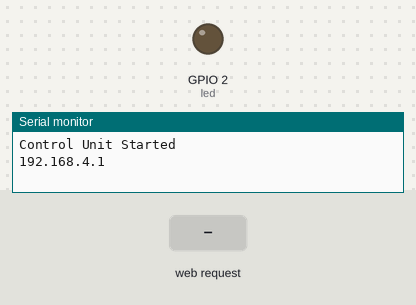
The sketch below on a simulated ESP8266 (NodeMCU). On the bench: output pins drawn as LEDs (lit = HIGH), the last lines printed to the serial monitor. The inputs (shaded band) are chosen by the test bench.

Above: at 1.2 s.
1.3 s: HTTP request GET /ledoff received
At 2.5 s:
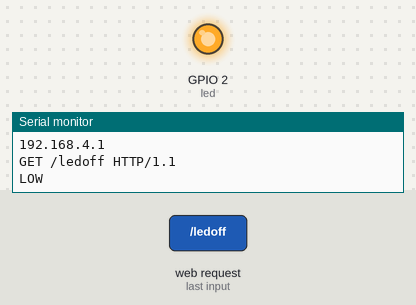
2.8 s: HTTP request GET /ledon received
At 3.7 s:
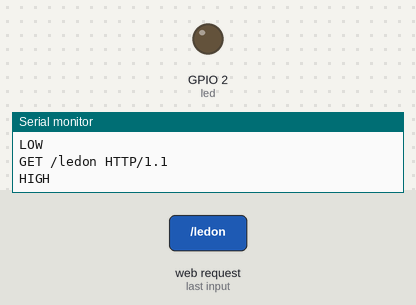
Timing chart, 0 to 5.8 s (numbered marks = the images above; inputs shaded):
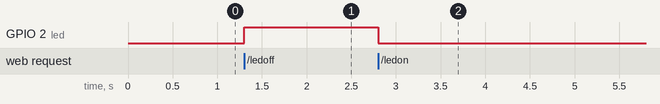

Measured:
- after the input at 1.3 s, GPIO 2 (led): LOW → HIGH at once
- after the input at 2.8 s, GPIO 2 (led): HIGH → LOW at once

The sketch:

wifi.ino
```cpp
#include<ESP8266WiFi.h>

int led = 2;

WiFiClient client;
WiFiServer server(80);

void setup()
{
  Serial.begin(9600);
  WiFi.softAP("CONTROL_UNIT", "aakash123");
  Serial.println();
  Serial.println("Control Unit Started");
  Serial.println(WiFi.softAPIP());
  server.begin();
  pinMode(led, OUTPUT);
}

void loop() {
  client = server.available();
  if (client == 1)
  {
    String request = client.readStringUntil('\n');
    request.trim();
    Serial.println(request);
    if (request == "GET /ledon HTTP/1.1")
    {
      Serial.println("HIGH");
      digitalWrite(led, LOW);
    }
    if (request == "GET /ledoff HTTP/1.1")
    {

      Serial.println("LOW");
      digitalWrite(led, HIGH);
    }
  }
}
```
